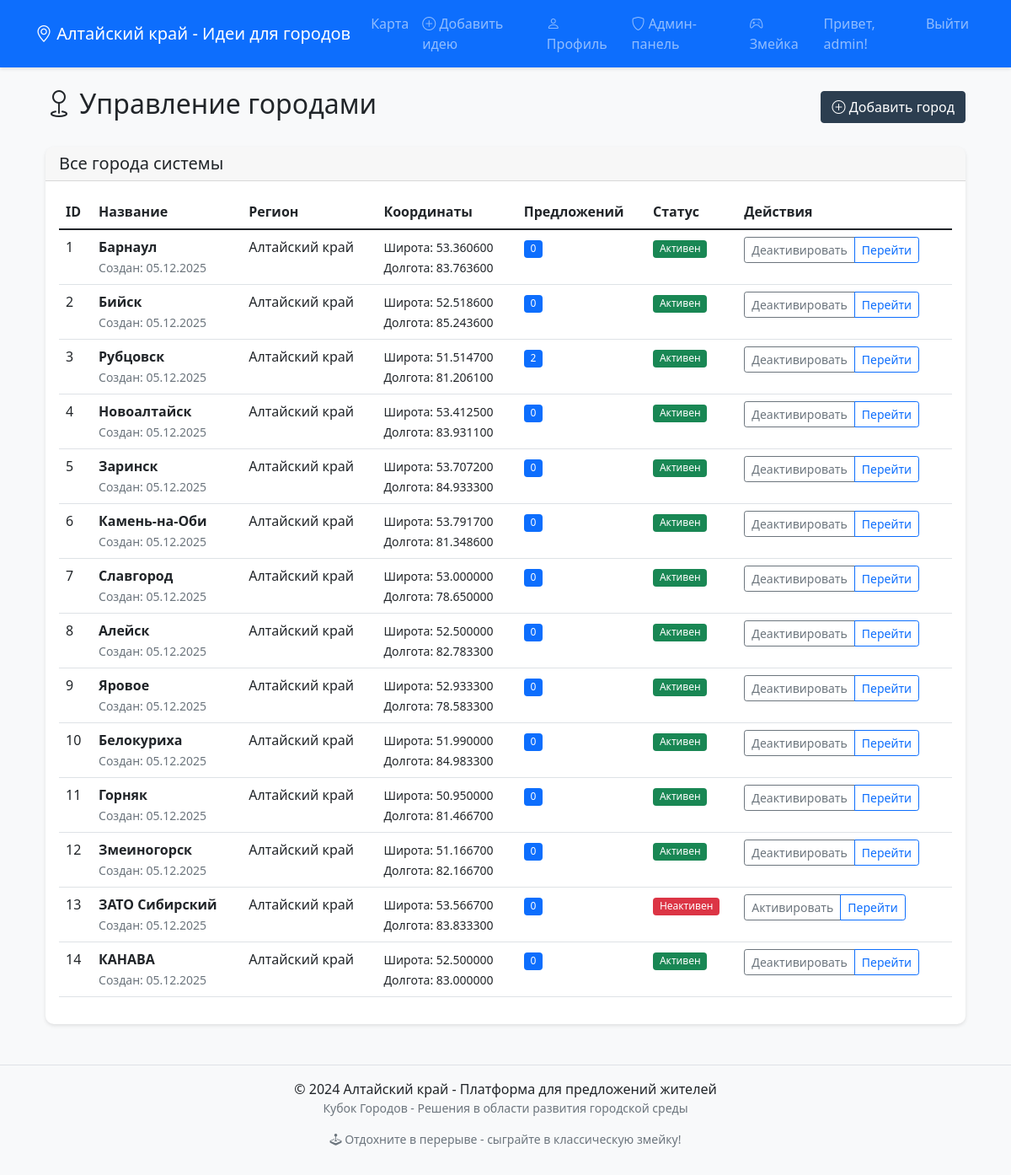
Screenshot of /admin/cities (signed in) with the database file from the repository.
### models.py (models this page shows)
class User(UserMixin, db.Model):
    id = db.Column(db.Integer, primary_key=True)
    username = db.Column(db.String(80), unique=True, nullable=False)
    email = db.Column(db.String(120), unique=True, nullable=False)
    password = db.Column(db.String(200), nullable=False)
    is_admin = db.Column(db.Boolean, default=False)
    created_at = db.Column(db.DateTime, default=datetime.utcnow)
    followed_cities = db.relationship('City', secondary=user_cities,
                                      backref=db.backref('followers', lazy=True))
    proposals = db.relationship('CityPoint', backref='author', lazy=True)
    votes = db.relationship('Vote', backref='voter', lazy=True)
    comments = db.relationship('Comment', backref='author', lazy=True)

class City(db.Model):
    id = db.Column(db.Integer, primary_key=True)
    name = db.Column(db.String(100), unique=True, nullable=False)
    region = db.Column(db.String(100), default='Алтайский край')
    latitude = db.Column(db.Float, nullable=False)
    longitude = db.Column(db.Float, nullable=False)
    zoom_level = db.Column(db.Integer, default=12)
    is_active = db.Column(db.Boolean, default=True)
    created_at = db.Column(db.DateTime, default=datetime.utcnow)
    points = db.relationship('CityPoint', backref='city', lazy=True)

### app.py (the view, shortened to what this page needs)
@app.route('/admin/cities', methods=['GET', 'POST'])
@login_required
def admin_cities():
    if not current_user.is_admin:
        return redirect(url_for('index'))
    cities = City.query.all()
    return render_template('admin_cities.html', cities=cities)

### app.py (called while the page is built)
@login_manager.user_loader
def load_user(user_id):
    return User.query.get(int(user_id))

### templates/admin_cities.html (shortened to what this page needs)
{% extends "base.html" %}
{% block content %}
<div class="container-fluid">
    <div class="d-flex justify-content-between align-items-center mb-4">
        <h2><i class="bi bi-geo"></i> Управление городами</h2>
        <button class="btn btn-primary" data-bs-toggle="modal" data-bs-target="#addCityModal">
            <i class="bi bi-plus-circle"></i> Добавить город
        </button>
    </div>
    <div class="card">
        <div class="card-header">
            <h5 class="mb-0">Все города системы</h5>
        </div>
        <div class="card-body">
            <div class="table-responsive">
                <table class="table table-hover">
                    <thead>
                        <tr>
                            <th>ID</th>
                            <th>Название</th>
                            <th>Регион</th>
                            <th>Координаты</th>
                            <th>Предложений</th>
                            <th>Статус</th>
                            <th>Действия</th>
                        </tr>
                    </thead>
                    <tbody>
                        {% for city in cities %}
                        <tr>
                            <td>{{ city.id }}</td>
                            <td>
                                <strong>{{ city.name }}</strong>
                                <br>
                                <small class="text-muted">Создан: {{ city.created_at.strftime('%d.%m.%Y') }}</small>
                            </td>
                            <td>{{ city.region }}</td>
                            <td>
                                <small>Широта: {{ "%.6f"|format(city.latitude) }}</small><br>
                                <small>Долгота: {{ "%.6f"|format(city.longitude) }}</small>
                            </td>
                            <td>
                                <span class="badge bg-primary">
                                    {{ city.points|length }}
                                </span>
                            </td>
                            <td>
                                {% if city.is_active %}
                                <span class="badge bg-success">Активен</span>
                                {% else %}
                                <span class="badge bg-danger">Неактивен</span>
                                {% endif %}
                            </td>
                            <td>
                                <div class="btn-group btn-group-sm">
                                    <button class="btn btn-outline-secondary toggle-city-btn"
                                            data-city-id="{{ city.id }}"
                                            data-is-active="{{ city.is_active|lower }}">
                                        {% if city.is_active %}
                                        Деактивировать
                                        {% else %}
                                        Активировать
                                        {% endif %}
                                    </button>
                                    <a href="{{ url_for('index', city_id=city.id) }}"
                                       class="btn btn-outline-primary">
                                        Перейти
                                    </a>
                                </div>
                            </td>
                        </tr>
                        {% endfor %}
                    </tbody>
                </table>
            </div>
        </div>
    </div>
</div>
{% endblock %}

### templates/base.html (shortened to what this page needs)
<!DOCTYPE html>
<html lang="ru">
<head>
    <link href="https://cdn.jsdelivr.net/npm/bootstrap@5.1.3/dist/css/bootstrap.min.css" rel="stylesheet">
    <link rel="stylesheet" href="https://cdn.jsdelivr.net/npm/bootstrap-icons@1.8.1/font/bootstrap-icons.css">
</head>
<body>
    <nav class="navbar navbar-expand-lg navbar-dark bg-primary">
        <div class="container">
            <a class="navbar-brand" href="{{ url_for('index') }}">
                <i class="bi bi-geo-alt"></i> Алтайский край - Идеи для городов
            </a>
            <div class="collapse navbar-collapse" id="navbarNav">
                <ul class="navbar-nav me-auto">
                    <li class="nav-item">
                        <a class="nav-link" href="{{ url_for('index') }}">Карта</a>
                    </li>
                    {% if current_user.is_authenticated %}
                    <li class="nav-item">
                        <a class="nav-link" href="{{ url_for('add_point') }}">
                            <i class="bi bi-plus-circle"></i> Добавить идею
                        </a>
                    </li>
                    <li class="nav-item">
                        <a class="nav-link" href="{{ url_for('profile') }}">
                            <i class="bi bi-person"></i> Профиль
                        </a>
                    </li>
                    {% if current_user.is_admin %}
                    <li class="nav-item">
                        <a class="nav-link" href="{{ url_for('admin') }}">
                            <i class="bi bi-shield"></i> Админ-панель
                        </a>
                    </li>
                    {% endif %}
                    {% endif %}
                    <li class="nav-item">
                        <a class="nav-link" href="{{ url_for('snake_game') }}">
                            <i class="bi bi-controller"></i> Змейка
                        </a>
                    </li>
                </ul>
                <ul class="navbar-nav">
                    {% if current_user.is_authenticated %}
                    <li class="nav-item">
                        <span class="nav-link">Привет, {{ current_user.username }}!</span>
                    </li>
                    <li class="nav-item">
                        <a class="nav-link" href="{{ url_for('logout') }}">Выйти</a>
                    </li>
                    {% endif %}
                </ul>
            </div>
        </div>
    </nav>
    <div class="container mt-4">
        {% block content %}{% endblock %}
    </div>
    <footer class="mt-5 py-3 bg-light border-top">
        <div class="container text-center">
            <p class="mb-0">&copy; 2024 Алтайский край - Платформа для предложений жителей</p>
            <p class="text-muted small">Кубок Городов - Решения в области развития городской среды</p>
            <p class="small text-muted mt-2">
                <i class="bi bi-joystick"></i> Отдохните в перерыве - сыграйте в классическую змейку!
            </p>
        </div>
    </footer>
</body>
</html>

### templates/base.html (style rules this page uses)
body { font-family: 'Segoe UI', Tahoma, Geneva, Verdana, sans-serif; background-color: #f8f9fa; }
.navbar { box-shadow: 0 2px 4px rgba(0,0,0,0.1); }
.card { box-shadow: 0 2px 4px rgba(0,0,0,0.1); border: none; margin-bottom: 20px; border-radius: 10px; }
.card-header { border-radius: 10px 10px 0 0 !important; }
.btn-primary { background-color: #2c3e50; border-color: #2c3e50; }
.badge { font-weight: normal; }
footer { margin-top: 50px; }

### rows the page displays
User: username "admin"
City: id "1", name "Барнаул", created_at "05.12.2025", region "Алтайский край", latitude "53.360600", longitude "83.763600", points|length "0", is_active "Активен"
City: id "2", name "Бийск", created_at "05.12.2025", region "Алтайский край", latitude "52.518600", longitude "85.243600", points|length "0", is_active "Активен"
City: id "3", name "Рубцовск", created_at "05.12.2025", region "Алтайский край", latitude "51.514700", longitude "81.206100", points|length "2", is_active "Активен"
City: id "4", name "Новоалтайск", created_at "05.12.2025", region "Алтайский край", latitude "53.412500", longitude "83.931100", points|length "0", is_active "Активен"
City: id "5", name "Заринск", created_at "05.12.2025", region "Алтайский край", latitude "53.707200", longitude "84.933300", points|length "0", is_active "Активен"
City: id "6", name "Камень-на-Оби", created_at "05.12.2025", region "Алтайский край", latitude "53.791700", longitude "81.348600", points|length "0", is_active "Активен"
City: id "7", name "Славгород", created_at "05.12.2025", region "Алтайский край", latitude "53.000000", longitude "78.650000", points|length "0", is_active "Активен"
City: id "8", name "Алейск", created_at "05.12.2025", region "Алтайский край", latitude "52.500000", longitude "82.783300", points|length "0", is_active "Активен"
City: id "9", name "Яровое", created_at "05.12.2025", region "Алтайский край", latitude "52.933300", longitude "78.583300", points|length "0", is_active "Активен"
City: id "10", name "Белокуриха", created_at "05.12.2025", region "Алтайский край", latitude "51.990000", longitude "84.983300", points|length "0", is_active "Активен"
City: id "11", name "Горняк", created_at "05.12.2025", region "Алтайский край", latitude "50.950000", longitude "81.466700", points|length "0", is_active "Активен"
City: id "12", name "Змеиногорск", created_at "05.12.2025", region "Алтайский край", latitude "51.166700", longitude "82.166700", points|length "0", is_active "Активен"
City: id "13", name "ЗАТО Сибирский", created_at "05.12.2025", region "Алтайский край", latitude "53.566700", longitude "83.833300", points|length "0", is_active "Неактивен"
City: id "14", name "КАНАВА", created_at "05.12.2025", region "Алтайский край", latitude "52.500000", longitude "83.000000", points|length "0", is_active "Активен"
